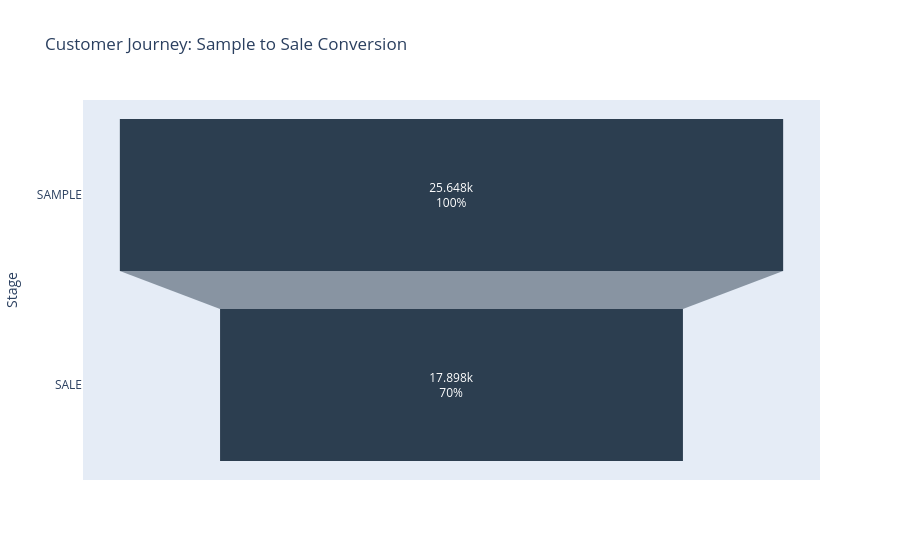

The code cell stored with this chart in its notebook:
### Code cell
#Sample to Sale Conversion
funnel_data = df_master.groupby('type')['trade_account_id'].nunique().reset_index()
funnel_data = funnel_data.sort_values('trade_account_id', ascending=False)

fig = px.funnel(
    funnel_data, 
    x='trade_account_id', 
    y='type',
    title='Customer Journey: Sample to Sale Conversion',
    color_discrete_sequence=['#2C3E50', '#E67E22'], 
    labels={'trade_account_id': 'Unique Customers', 'type': 'Stage'}
)

fig.update_traces(textinfo="value+percent initial")
fig.show()

### Figure 1 — Plotly figure (JSON) as saved in the notebook; plotly's stock layout.template omitted (floating-point values rounded to 4 significant figures)
{"data": [{"hovertemplate": "Unique Customers=%{x}<br>Stage=%{y}<extra></extra>", "legendgroup": "", "marker": {"color": "#2C3E50"}, "name": "", "orientation": "h", "showlegend": false, "textinfo": "value+percent initial", "type": "funnel", "x": [25648, 17898], "xaxis": "x", "y": ["SAMPLE", "SALE"], "yaxis": "y"}], "layout": {"legend": {"tracegroupgap": 0}, "title": {"text": "Customer Journey: Sample to Sale Conversion"}, "xaxis": {"anchor": "y", "domain": [0, 1], "title": {"text": "Unique Customers"}}, "yaxis": {"anchor": "x", "domain": [0, 1], "title": {"text": "Stage"}}}}
